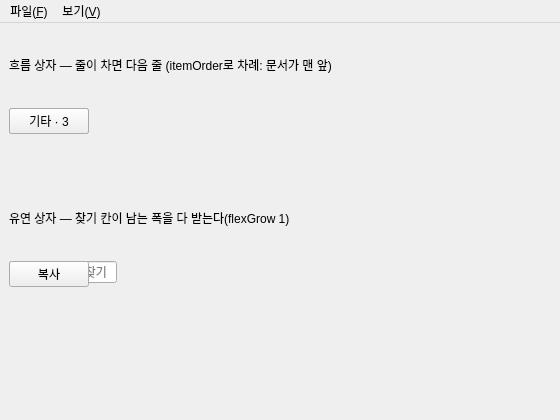
<?xml version="1.0" encoding="UTF-8"?>
<ui version="4.0">
 <class>LayoutDemo</class>
 <widget class="QMainWindow" name="LayoutDemo">
  <property name="geometry">
   <rect>
    <x>0</x>
    <y>0</y>
    <width>560</width>
    <height>420</height>
   </rect>
  </property>
  <property name="windowTitle">
   <string>배치 상자 · 승격한 메뉴</string>
  </property>
  <widget class="QWidget" name="central">
   <layout class="QVBoxLayout" name="rootLayout">
    <property name="spacing">
     <number>10</number>
    </property>
    <item>
     <widget class="fm::ui::Label" name="flowCaption">
      <property name="text">
       <string>흐름 상자 — 줄이 차면 다음 줄 (itemOrder로 차례: 문서가 맨 앞)</string>
      </property>
      <property name="textRole"><enum>fm::ui::Label::FieldLabel</enum></property>
     </widget>
    </item>
    <item>
     <widget class="fm::ui::FlowBox" name="tags">
      <property name="itemOrder">
       <stringlist>
        <string>docsChip</string>
        <string>imagesChip</string>
        <string>codeChip</string>
       </stringlist>
      </property>
      <property name="horizontalSpacing">
       <number>6</number>
      </property>
      <property name="verticalSpacing">
       <number>6</number>
      </property>
      <widget class="QPushButton" name="imagesChip">
       <property name="text">
        <string>이미지 · 128</string>
       </property>
      </widget>
      <widget class="QPushButton" name="codeChip">
       <property name="text">
        <string>소스 코드 · 42</string>
       </property>
      </widget>
      <widget class="QPushButton" name="docsChip">
       <property name="text">
        <string>문서 · 17</string>
       </property>
      </widget>
      <widget class="QPushButton" name="archiveChip">
       <property name="text">
        <string>압축 파일 · 6</string>
       </property>
      </widget>
      <widget class="QPushButton" name="otherChip">
       <property name="text">
        <string>기타 · 3</string>
       </property>
      </widget>
     </widget>
    </item>
    <item>
     <widget class="fm::ui::Label" name="flexCaption">
      <property name="text">
       <string>유연 상자 — 찾기 칸이 남는 폭을 다 받는다(flexGrow 1)</string>
      </property>
      <property name="textRole"><enum>fm::ui::Label::FieldLabel</enum></property>
     </widget>
    </item>
    <item>
     <widget class="fm::ui::FlexBox" name="toolbar">
      <property name="alignItems">
       <enum>fm::ui::FlexBox::ItemsCenter</enum>
      </property>
      <property name="columnGap">
       <number>8</number>
      </property>
      <widget class="fm::ui::ChipButton" name="targetChip">
       <property name="text">
        <string>D:\Backup</string>
       </property>
       <property name="keyHint">
        <string>1</string>
       </property>
      </widget>
      <widget class="QLineEdit" name="findEdit">
       <property name="placeholderText">
        <string>현재 폴더에서 찾기</string>
       </property>
       <property name="flexGrow" stdset="0">
        <double>1.000000</double>
       </property>
      </widget>
      <widget class="fm::ui::ProgressRing" name="busyRing">
       <property name="minimumSize">
        <size>
         <width>24</width>
         <height>24</height>
        </size>
       </property>
       <property name="maximumSize">
        <size>
         <width>24</width>
         <height>24</height>
        </size>
       </property>
       <property name="busy">
        <bool>true</bool>
       </property>
      </widget>
      <widget class="fm::ui::FunctionKeyButton" name="copyKey">
       <property name="keys">
        <string>F5</string>
       </property>
       <property name="text">
        <string>복사</string>
       </property>
       <property name="flexBasis" stdset="0">
        <number>110</number>
       </property>
      </widget>
     </widget>
    </item>
    <item>
     <widget class="fm::ui::FlexBox" name="cards">
      <property name="wrap">
       <enum>fm::ui::FlexBox::Wrap</enum>
      </property>
      <property name="justifyContent">
       <enum>fm::ui::FlexBox::SpaceBetween</enum>
      </property>
      <property name="rowGap">
       <number>8</number>
      </property>
      <widget class="fm::ui::ProgressRing" name="ring1">
       <property name="value">
        <number>35</number>
       </property>
      </widget>
      <widget class="fm::ui::ProgressRing" name="ring2">
       <property name="value">
        <number>72</number>
       </property>
      </widget>
      <widget class="fm::ui::ProgressRing" name="ring3">
       <property name="value">
        <number>100</number>
       </property>
      </widget>
     </widget>
    </item>
    <item>
     <spacer name="bottomSpacer">
      <property name="orientation">
       <enum>Qt::Vertical</enum>
      </property>
     </spacer>
    </item>
   </layout>
  </widget>
  <widget class="fm::ui::MenuBar" name="menuBar">
   <widget class="fm::ui::Menu" name="menuFile">
    <property name="title">
     <string>파일(&amp;F)</string>
    </property>
    <addaction name="actionCopy"/>
    <addaction name="separator"/>
    <addaction name="actionQuit"/>
   </widget>
   <widget class="fm::ui::Menu" name="menuView">
    <property name="title">
     <string>보기(&amp;V)</string>
    </property>
    <addaction name="actionHidden"/>
   </widget>
   <addaction name="menuFile"/>
   <addaction name="menuView"/>
  </widget>
  <action name="actionCopy">
   <property name="text">
    <string>복사</string>
   </property>
   <property name="shortcut">
    <string>F5</string>
   </property>
  </action>
  <action name="actionQuit">
   <property name="text">
    <string>끝내기</string>
   </property>
  </action>
  <action name="actionHidden">
   <property name="checkable">
    <bool>true</bool>
   </property>
   <property name="text">
    <string>숨김 파일 보기</string>
   </property>
  </action>
 </widget>
 <customwidgets>
  <customwidget>
   <class>fm::ui::Label</class>
   <extends>QLabel</extends>
   <header>fmwidgets/Label.h</header>
  </customwidget>
  <customwidget>
   <class>fm::ui::FlowBox</class>
   <extends>QWidget</extends>
   <header>fmwidgets/LayoutBoxes.h</header>
   <container>1</container>
  </customwidget>
  <customwidget>
   <class>fm::ui::FlexBox</class>
   <extends>QWidget</extends>
   <header>fmwidgets/LayoutBoxes.h</header>
   <container>1</container>
  </customwidget>
  <customwidget>
   <class>fm::ui::ChipButton</class>
   <extends>QPushButton</extends>
   <header>fmwidgets/DialogWidgets.h</header>
  </customwidget>
  <customwidget>
   <class>fm::ui::ProgressRing</class>
   <extends>QWidget</extends>
   <header>fmwidgets/ProgressRing.h</header>
  </customwidget>
  <customwidget>
   <class>fm::ui::FunctionKeyButton</class>
   <extends>QPushButton</extends>
   <header>fmwidgets/FunctionKeyBar.h</header>
  </customwidget>
  <customwidget>
   <class>fm::ui::MenuBar</class>
   <extends>QMenuBar</extends>
   <header>fmwidgets/Menu.h</header>
  </customwidget>
  <customwidget>
   <class>fm::ui::Menu</class>
   <extends>QMenu</extends>
   <header>fmwidgets/Menu.h</header>
  </customwidget>
 </customwidgets>
 <resources/>
 <connections/>
</ui>
